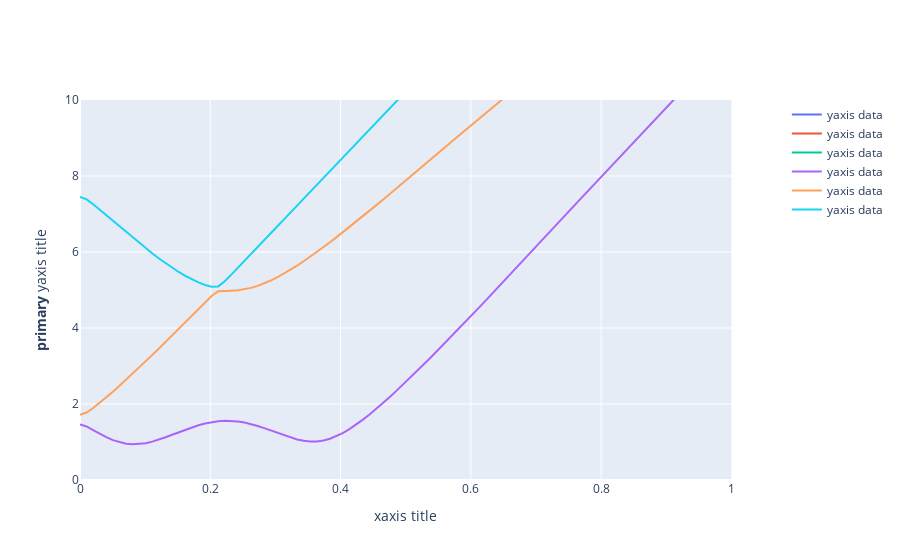

The notebook cell saved with this chart:
### Code cell
# import plotly.express as px

# fig = px.line(ky_sw*lB,En[8*Nx,:]/D1)
import plotly.graph_objects as go
from plotly.subplots import make_subplots

layout = go.Layout(
        yaxis=dict(
            range=[-0.4, 0.4]
        )
    )

# Create figure with secondary y-axis
fig = make_subplots(specs=[[{"secondary_y": True}]])

# Add traces
for i_n in range(-3,3):
    fig.add_trace(
        go.Scatter(x=ky_sw*lB,y=En[8*Nx+i_n,:]/meV, name="yaxis data"),
        secondary_y=False
    )



# Set x-axis title
fig.update_xaxes(title_text="xaxis title")

# Set y-axes titles
fig.update_yaxes(title_text="<b>primary</b> yaxis title", secondary_y=False)
# fig.update_yaxes(title_text="<b>secondary</b> yaxis title", secondary_y=True)
fig.update_yaxes(range=[0, 10], row=1, col=1)

fig.show()
